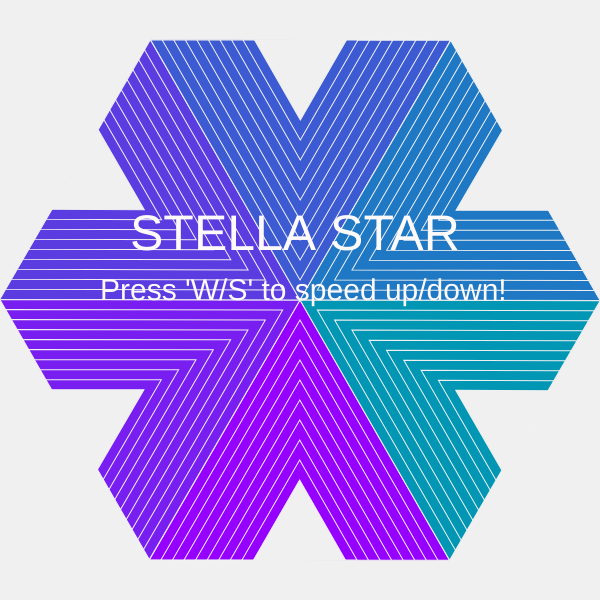
Frame 1 (no input)
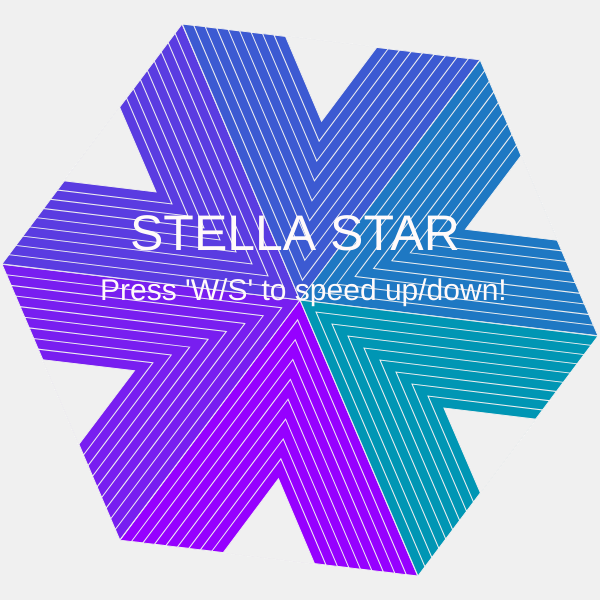
Frame 60 (no input)
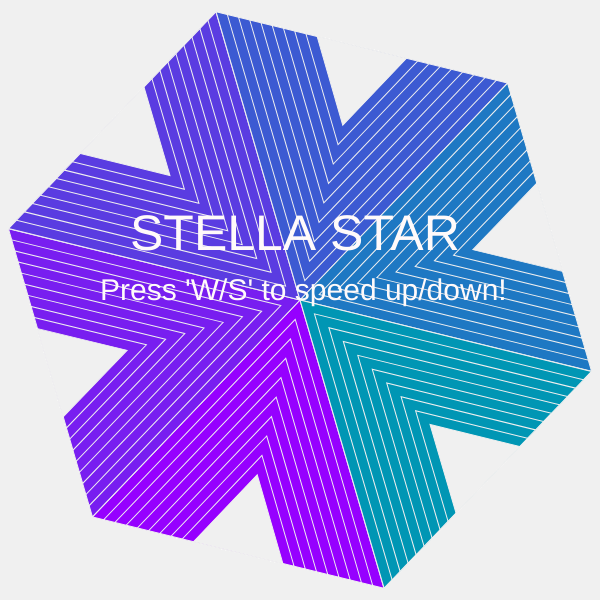
Frame 120 (the mouse pressed at the canvas centre since frame 60)

The p5.js sketch that drew these frames (run headless with seeded random() and noise() and a simulated clock; from frame 60 on, the mouse is pressed at the canvas centre):

// p5.js sketch
// ── sketch.js
/* William Young
Professor Caitlin Morris
Nov 13, 2016
p5.js: Reimagining the recreation of 'Frank Stella, Star of Persia'
http://www.mmoca.org/sites/default/files/styles/exhibition_main_image/public/images-exhibits/stella_star-of-persia-ii_lr.jpg?itok=Ne_AxYmo
 */

var speed = 1
var move
var shift

function setup() {
	createCanvas(600, 600);
	background(240);
	frameRate(50);

}

function draw() {
	background(240);
	move = frameCount*speed
	translate(300, 300); 
	



	for (var i=0; i<6; i++){
		
		//Create a matrix for each iteration of the loop to avoid accumuluating rotation angles
		push();
			rotate(0.002*move);
		
			fill(150-30*i, 30*i, 255-15*i);
			stroke(240);
			strokeWeight(1);
			rotate(radians(60*i));

			triangle(0, 20, -150+20/1.73, 260, 150-20/1.73, 260);

			
			for (var j=0; j<9; j++){
	 			triangle(0, 20*j, -150+20*j/1.73, 260, 150-20*j/1.73, 260);
	 		}
	 		fill(240);
	 		triangle(0, 20*9, -150+20*9/1.73, 260, 150-20*9/1.73, 260);
	 		
	 	pop();

	 	
	}


	if(frameCount<3000){
		push();
		fill(255, 250, 250, 300-frameCount/3);
		textSize(50);
		text("STELLA STAR", -170, -50);
		textSize(30);
		text("Press 'W/S' to speed up/down!", -200, 0);
		pop();

	}

}

function keyPressed(){
	println(key);
	if(key == 'W'){
		speed += 5;
		println('up');
	}
	if(key == 'S'){
		speed -= 5;
		println('down');
	}

}
